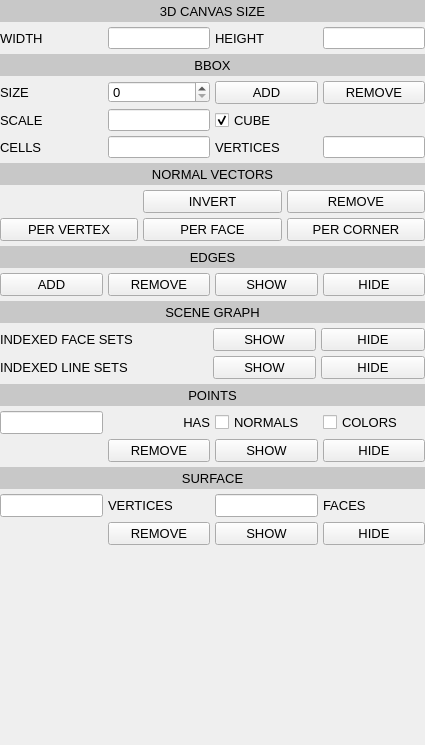
<?xml version="1.0" encoding="UTF-8"?>
<ui version="4.0">
  <class>GuiToolsWidget</class>
  <widget class="QWidget" name="GuiToolsWidget">

    <layout class="QVBoxLayout" name="toolsVBoxLayout">
      <property name="leftMargin">
	<number>0</number>
      </property>
      <property name="topMargin">
	<number>0</number>
      </property>
      <property name="rightMargin">
	<number>0</number>
      </property>
      <property name="bottomMargin">
	<number>0</number>
      </property>
      <property name="spacing">
	<number>5</number>
      </property>

      <!-- 3D CANVAS SIZE LABEL ############################################## -->

      <!-- row 0 -->

      <item> <!-- toolsVBoxLayout -->
	<widget class="QLabel" name="label3DCanvasSize">
	  <property name="sizePolicy">
	    <sizepolicy hsizetype="Expanding" vsizetype="Fixed">
	      <horstretch>1</horstretch>
	      <verstretch>0</verstretch>
	    </sizepolicy>
	  </property>
	  <property name="minimumSize">
	    <size>
	      <width>50</width>
	      <height>22</height>
	    </size>
	  </property>
	  <property name="maximumSize">
	    <size>
	      <width>10000</width>
	      <height>22</height>
	    </size>
	  </property>
	  <property name="alignment">
	    <set>Qt::AlignHCenter|Qt::AlignVCenter</set>
	  </property>
	  <property name="styleSheet">
	    <string notr="true">QLabel { background-color : rgb(200,200,200); color : black; }</string>
	  </property>
	  <property name="text">
	    <string>3D CANVAS SIZE</string>
	  </property>
	  <property name="font">
	    <font>
	      <pointsize>10</pointsize>
	    </font>
	  </property>
	</widget>
      </item>

      <!-- 3D CANVAS SIZE PANEL ############################################## -->

      <item> <!-- toolsVBoxLayout -->
	<widget class="QWidget" name="panel3DCanvasSize">
	  <property name="sizePolicy">
	    <sizepolicy hsizetype="Expanding" vsizetype="Fixed">
	      <horstretch>0</horstretch>
	      <verstretch>0</verstretch>
	    </sizepolicy>
	  </property>

	  <layout class="QVBoxLayout" name="panel3DCanvasSizeVBoxLayout">
	    <property name="leftMargin">
	      <number>0</number>
	    </property>
	    <property name="topMargin">
	      <number>0</number>
	    </property>
	    <property name="rightMargin">
	      <number>0</number>
	    </property>
	    <property name="bottomMargin">
	      <number>0</number>
	    </property>
	    <property name="spacing">
	      <number>0</number>
	    </property>

	    <item>
	      <layout class="QGridLayout" name="panel3DCanvasGridLayout">
		<property name="leftMargin">
		  <number>0</number>
		</property>
		<property name="topMargin">
		  <number>0</number>
		</property>
		<property name="rightMargin">
		  <number>0</number>
		</property>
		<property name="bottomMargin">
		  <number>0</number>
		</property>
		<property name="spacing">
		  <number>5</number>
		</property>

		<!-- row 1 -->

		<item row="0" column="0">
		  <widget class="QLabel" name="label3DCanvasWidth">
		    <property name="sizePolicy">
		      <sizepolicy hsizetype="Expanding" vsizetype="Fixed">
			<horstretch>1</horstretch>
			<verstretch>0</verstretch>
		      </sizepolicy>
		    </property>
		    <property name="minimumSize">
		      <size>
			<width>50</width>
			<height>22</height>
		      </size>
		    </property>
		    <property name="maximumSize">
		      <size>
			<width>10000</width>
			<height>22</height>
		      </size>
		    </property>
		    <property name="alignment">
		      <set>Qt::AlignLeft|Qt::AlignVCenter</set>
		    </property>
		    <property name="margin">
		      <number>5</number>
		    </property>
		    <property name="text">
		      <string>WIDTH</string>
		    </property>
		    <property name="font">
		      <font>
			<pointsize>10</pointsize>
		      </font>
		    </property>
		  </widget>
		</item>

		<item row="0" column="1">
		  <widget class="QLineEdit" name="edit3DCanvasWidth">
		    <property name="sizePolicy">
		      <sizepolicy hsizetype="Expanding" vsizetype="Fixed">
			<horstretch>1</horstretch>
			<verstretch>0</verstretch>
		      </sizepolicy>
		    </property>
		    <property name="minimumSize">
		      <size>
			<width>50</width>
			<height>22</height>
		      </size>
		    </property>
		    <property name="maximumSize">
		      <size>
			<width>10000</width>
			<height>22</height>
		      </size>
		    </property>
		    <property name="text">
		      <string/>
		    </property>
		    <property name="readOnly">
		      <bool>true</bool>
		    </property>
		    <property name="font">
		      <font>
			<pointsize>10</pointsize>
		      </font>
		    </property>
		  </widget>
		</item>

		<item row="0" column="2">
		  <widget class="QLabel" name="label3DCanvasHeight">
		    <property name="sizePolicy">
		      <sizepolicy hsizetype="Expanding" vsizetype="Fixed">
			<horstretch>1</horstretch>
			<verstretch>0</verstretch>
		      </sizepolicy>
		    </property>
		    <property name="minimumSize">
		      <size>
			<width>50</width>
			<height>22</height>
		      </size>
		    </property>
		    <property name="maximumSize">
		      <size>
			<width>10000</width>
			<height>22</height>
		      </size>
		    </property>
		    <property name="margin">
		      <number>5</number>
		    </property>
		    <property name="alignment">
		      <set>Qt::AlignLeft|Qt::AlignVCenter</set>
		    </property>
		    <property name="text">
		      <string>HEIGHT</string>
		    </property>
		    <property name="font">
		      <font>
			<pointsize>10</pointsize>
		      </font>
		    </property>
		  </widget>
		</item>

		<item row="0" column="3">
		  <widget class="QLineEdit" name="edit3DCanvasHeight">
		    <property name="sizePolicy">
		      <sizepolicy hsizetype="Expanding" vsizetype="Fixed">
			<horstretch>1</horstretch>
			<verstretch>0</verstretch>
		      </sizepolicy>
		    </property>
		    <property name="minimumSize">
		      <size>
			<width>50</width>
			<height>22</height>
		      </size>
		    </property>
		    <property name="maximumSize">
		      <size>
			<width>10000</width>
			<height>22</height>
		      </size>
		    </property>
		    <property name="text">
		      <string/>
		    </property>
		    <property name="readOnly">
		      <bool>true</bool>
		    </property>
		    <property name="font">
		      <font>
			<pointsize>10</pointsize>
		      </font>
		    </property>
		  </widget> <!-- "edit3DCanvasHeight" -->
		</item>

	      </layout>
	    </item>

	  </layout>
	</widget> <!-- "panel3DCanvas" -->
      </item>

      <!-- BBOX LABEL ######################################################## -->

      <!-- row 2 -->
		
      <item> <!-- toolsVBoxLayout -->
	<widget class="QLabel" name="labelBBox">
	  <property name="sizePolicy">
	    <sizepolicy hsizetype="Expanding" vsizetype="Fixed">
	      <horstretch>1</horstretch>
	      <verstretch>0</verstretch>
	    </sizepolicy>
	  </property>
	  <property name="minimumSize">
	    <size>
	      <width>50</width>
	      <height>22</height>
	    </size>
	  </property>
	  <property name="maximumSize">
	    <size>
	      <width>10000</width>
	      <height>22</height>
	    </size>
	  </property>
	  <property name="alignment">
	    <set>Qt::AlignHCenter|Qt::AlignVCenter</set>
	  </property>
	  <property name="styleSheet">
	    <string notr="true">QLabel { background-color : rgb(200,200,200); color : black; }</string>
	  </property>
	  <property name="text">
	    <string>BBOX</string>
	  </property>
	  <property name="font">
	    <font>
	      <pointsize>10</pointsize>
	    </font>
	  </property>
	</widget>
      </item>

      <!-- BBOX PANEL ######################################################## -->

      <item> <!-- toolsVBoxLayout -->
	<widget class="QWidget" name="panelBBox">
	  <property name="sizePolicy">
	    <sizepolicy hsizetype="Expanding" vsizetype="Fixed">
	      <horstretch>0</horstretch>
	      <verstretch>0</verstretch>
	    </sizepolicy>
	  </property>

	  <layout class="QVBoxLayout" name="panelBBoxVBoxLayout">
	    <property name="leftMargin">
	      <number>0</number>
	    </property>
	    <property name="topMargin">
	      <number>0</number>
	    </property>
	    <property name="rightMargin">
	      <number>0</number>
	    </property>
	    <property name="bottomMargin">
	      <number>0</number>
	    </property>
	    <property name="spacing">
	      <number>0</number>
	    </property>

	    <item>
	      <layout class="QGridLayout" name="panelBBoxGridLayout">
		<property name="leftMargin">
		  <number>0</number>
		</property>
		<property name="topMargin">
		  <number>0</number>
		</property>
		<property name="rightMargin">
		  <number>0</number>
		</property>
		<property name="bottomMargin">
		  <number>0</number>
		</property>
		<property name="spacing">
		  <number>5</number>
		</property>

		<!-- row 3 -->

		<item row="0" column="0">
		  <widget class="QLabel" name="labelBBoxSize">
		    <property name="sizePolicy">
		      <sizepolicy hsizetype="Expanding" vsizetype="Fixed">
			<horstretch>1</horstretch>
			<verstretch>0</verstretch>
		      </sizepolicy>
		    </property>
		    <property name="minimumSize">
		      <size>
			<width>50</width>
			<height>22</height>
		      </size>
		    </property>
		    <property name="maximumSize">
		      <size>
			<width>10000</width>
			<height>22</height>
		      </size>
		    </property>
		    <property name="margin">
		      <number>5</number>
		    </property>
		    <property name="alignment">
		      <set>Qt::AlignLeft|Qt::AlignVCenter</set>
		    </property>
		    <property name="text">
		      <string>SIZE</string>
		    </property>
		    <property name="font">
		      <font>
			<pointsize>10</pointsize>
		      </font>
		    </property>
		  </widget>
		</item>

		<item row="0" column="1">
		  <widget class="QSpinBox" name="spinBoxBBoxDepth">
		    <property name="sizePolicy">
		      <sizepolicy hsizetype="Expanding" vsizetype="Fixed">
			<horstretch>1</horstretch>
			<verstretch>0</verstretch>
		      </sizepolicy>
		    </property>
		    <property name="minimumSize">
		      <size>
			<width>50</width>
			<height>22</height>
		      </size>
		    </property>
		    <property name="maximumSize">
		      <size>
			<width>10000</width>
			<height>22</height>
		      </size>
		    </property>
		    <property name="minimum">
		      <number>0</number>
		    </property>
		    <property name="maximum">
		      <number>10</number>
		    </property>
		    <property name="value">
		      <number>0</number>
		    </property>
		    <property name="font">
		      <font>
			<pointsize>10</pointsize>
		      </font>
		    </property>
		  </widget>
		</item>

		<item row="0" column="2">
		  <widget class="QPushButton" name="pushButtonBBoxAdd">
		    <property name="sizePolicy">
		      <sizepolicy hsizetype="Expanding" vsizetype="Fixed">
			<horstretch>1</horstretch>
			<verstretch>0</verstretch>
		      </sizepolicy>
		    </property>	
		    <property name="text">
		      <string>ADD</string>
		    </property>
		    <property name="font">
		      <font>
			<pointsize>10</pointsize>
		      </font>
		    </property>
		  </widget>
		</item>

		<item row="0" column="3">
		  <widget class="QPushButton" name="pushButtonBBoxRemove">
		    <property name="sizePolicy">
		      <sizepolicy hsizetype="Expanding" vsizetype="Fixed">
			<horstretch>1</horstretch>
			<verstretch>0</verstretch>
		      </sizepolicy>
		    </property>
		    <property name="text">
		      <string>REMOVE</string>
		    </property>
		    <property name="font">
		      <font>
			<pointsize>10</pointsize>
		      </font>
		    </property>
		  </widget>
		</item>

		<!-- row 4 -->

		<item row="1" column="0">
		  <widget class="QLabel" name="labelBBoxScale">
		    <property name="sizePolicy">
		      <sizepolicy hsizetype="Expanding" vsizetype="Fixed">
			<horstretch>1</horstretch>
			<verstretch>0</verstretch>
		      </sizepolicy>
		    </property>
		    <property name="minimumSize">
		      <size>
			<width>50</width>
			<height>22</height>
		      </size>
		    </property>
		    <property name="maximumSize">
		      <size>
			<width>10000</width>
			<height>22</height>
		      </size>
		    </property>
		    <property name="margin">
		      <number>5</number>
		    </property>
		    <property name="alignment">
		      <set>Qt::AlignLeft|Qt::AlignVCenter</set>
		    </property>
		    <property name="text">
		      <string>SCALE</string>
		    </property>
		    <property name="font">
		      <font>
			<pointsize>10</pointsize>
		      </font>
		    </property>
		  </widget>
		</item>
		
		<item row="1" column="1">
		  <widget class="QLineEdit" name="editBBoxScale">
		    <property name="sizePolicy">
		      <sizepolicy hsizetype="Expanding" vsizetype="Fixed">
			<horstretch>1</horstretch>
			<verstretch>0</verstretch>
		      </sizepolicy>
		    </property>
		    <property name="minimumSize">
		      <size>
			<width>50</width>
			<height>22</height>
		      </size>
		    </property>
		    <property name="maximumSize">
		      <size>
			<width>10000</width>
			<height>22</height>
		      </size>
		    </property>
		    <property name="text">
		      <string/>
		    </property>
		    <property name="readOnly">
		      <bool>false</bool>
		    </property>
		    <property name="font">
		      <font>
			<pointsize>10</pointsize>
		      </font>
		    </property>
		  </widget>
		</item>

		<item row="1" column="2">
		  <widget class="QCheckBox" name="checkBoxBBoxCube">
		    <property name="sizePolicy">
		      <sizepolicy hsizetype="Expanding" vsizetype="Fixed">
			<horstretch>1</horstretch>
			<verstretch>0</verstretch>
		      </sizepolicy>
		    </property>
		    <property name="minimumSize">
		      <size>
			<width>50</width>
			<height>22</height>
		      </size>
		    </property>
		    <property name="maximumSize">
		      <size>
			<width>10000</width>
			<height>22</height>
		      </size>
		    </property>
		    <property name="checked">
		      <bool>true</bool>
		    </property>
		    <property name="text">
		      <string>CUBE</string>
		    </property>
		    <property name="font">
		      <font>
			<pointsize>10</pointsize>
		      </font>
		    </property>
		  </widget>
		</item>

		<!-- row 5 -->

		<item row="2" column="0">
		  <widget class="QLabel" name="labelGridCells">
		    <property name="sizePolicy">
		      <sizepolicy hsizetype="Expanding" vsizetype="Fixed">
			<horstretch>1</horstretch>
			<verstretch>0</verstretch>
		      </sizepolicy>
		    </property>
		    <property name="minimumSize">
		      <size>
			<width>50</width>
			<height>22</height>
		      </size>
		    </property>
		    <property name="maximumSize">
		      <size>
			<width>10000</width>
			<height>22</height>
		      </size>
		    </property>
		    <property name="alignment">
		      <set>Qt::AlignLeft|Qt::AlignVCenter</set>
		    </property>
		    <property name="margin">
		      <number>5</number>
		    </property>
		    <property name="text">
		      <string>CELLS</string>
		    </property>
		    <property name="font">
		      <font>
			<pointsize>10</pointsize>
		      </font>
		    </property>
		  </widget>
		</item>

		<item row="2" column="1">
		  <widget class="QLineEdit" name="editGridCells">
		    <property name="sizePolicy">
		      <sizepolicy hsizetype="Expanding" vsizetype="Fixed">
			<horstretch>1</horstretch>
			<verstretch>0</verstretch>
		      </sizepolicy>
		    </property>
		    <property name="minimumSize">
		      <size>
			<width>50</width>
			<height>22</height>
		      </size>
		    </property>
		    <property name="maximumSize">
		      <size>
			<width>10000</width>
			<height>22</height>
		      </size>
		    </property>
		    <property name="text">
		      <string/>
		    </property>
		    <property name="readOnly">
		      <bool>true</bool>
		    </property>
		    <property name="font">
		      <font>
			<pointsize>10</pointsize>
		      </font>
		    </property>
		  </widget>
		</item>

		<item row="2" column="2">
		  <widget class="QLabel" name="labelGridVertices">
		    <property name="sizePolicy">
		      <sizepolicy hsizetype="Expanding" vsizetype="Fixed">
			<horstretch>1</horstretch>
			<verstretch>0</verstretch>
		      </sizepolicy>
		    </property>
		    <property name="minimumSize">
		      <size>
			<width>50</width>
			<height>22</height>
		      </size>
		    </property>
		    <property name="maximumSize">
		      <size>
			<width>10000</width>
			<height>22</height>
		      </size>
		    </property>
		    <property name="margin">
		      <number>5</number>
		    </property>
		    <property name="alignment">
		      <set>Qt::AlignLeft|Qt::AlignVCenter</set>
		    </property>
		    <property name="text">
		      <string>VERTICES</string>
		    </property>
		    <property name="font">
		      <font>
			<pointsize>10</pointsize>
		      </font>
		    </property>
		  </widget>
		</item>

		<item row="2" column="3">
		  <widget class="QLineEdit" name="editGridVertices">
		    <property name="sizePolicy">
		      <sizepolicy hsizetype="Expanding" vsizetype="Fixed">
			<horstretch>1</horstretch>
			<verstretch>0</verstretch>
		      </sizepolicy>
		    </property>
		    <property name="minimumSize">
		      <size>
			<width>50</width>
			<height>22</height>
		      </size>
		    </property>
		    <property name="maximumSize">
		      <size>
			<width>10000</width>
			<height>22</height>
		      </size>
		    </property>
		    <property name="text">
		      <string/>
		    </property>
		    <property name="readOnly">
		      <bool>true</bool>
		    </property>
		    <property name="font">
		      <font>
			<pointsize>10</pointsize>
		      </font>
		    </property>
		  </widget>
		</item>

	      </layout>
	    </item>
	  </layout>
	</widget>
      </item>

      <!-- NORMAL VECTORS LABEL ############################################## -->

      <!-- row 6 -->

      <item>
	<widget class="QLabel" name="labelNormalVectors">
	  <property name="sizePolicy">
	    <sizepolicy hsizetype="Expanding" vsizetype="Fixed">
	      <horstretch>1</horstretch>
	      <verstretch>0</verstretch>
	    </sizepolicy>
	  </property>
	  <property name="minimumSize">
	    <size>
	      <width>50</width>
	      <height>22</height>
	    </size>
	  </property>
	  <property name="maximumSize">
	    <size>
	      <width>10000</width>
	      <height>22</height>
	    </size>
	  </property>
	  <property name="alignment">
	    <set>Qt::AlignHCenter|Qt::AlignVCenter</set>
	  </property>
	  <property name="styleSheet">
	    <string notr="true">QLabel { background-color : rgb(200,200,200); color : black; }</string>
	  </property>
	  <property name="text">
	    <string>NORMAL VECTORS</string>
	  </property>
	  <property name="font">
	    <font>
	      <pointsize>10</pointsize>
	    </font>
	  </property>
	</widget>
      </item>

      <!-- NORMAL VECTORS PANEL ############################################## -->

      <item> <!-- toolsVBoxLayout -->
	<widget class="QWidget" name="panelNormalVectors">
	  <property name="sizePolicy">
	    <sizepolicy hsizetype="Expanding" vsizetype="Fixed">
	      <horstretch>0</horstretch>
	      <verstretch>0</verstretch>
	    </sizepolicy>
	  </property>

	  <layout class="QVBoxLayout" name="panelNormalVectorsVBoxLayout">
	    <property name="leftMargin">
	      <number>0</number>
	    </property>
	    <property name="topMargin">
	      <number>0</number>
	    </property>
	    <property name="rightMargin">
	      <number>0</number>
	    </property>
	    <property name="bottomMargin">
	      <number>0</number>
	    </property>
	    <property name="spacing">
	      <number>0</number>
	    </property>

	    <item>
	      <layout class="QGridLayout" name="panelNormalVectorsGridLayout">
		<property name="leftMargin">
		  <number>0</number>
		</property>
		<property name="topMargin">
		  <number>0</number>
		</property>
		<property name="rightMargin">
		  <number>0</number>
		</property>
		<property name="bottomMargin">
		  <number>0</number>
		</property>
		<property name="spacing">
		  <number>5</number>
		</property>


		<!-- row 7 -->

		<item row="0" column="2">
		  <widget class="QPushButton"
			  name="pushButtonSceneGraphNormalInvert">
		    <property name="sizePolicy">
		      <sizepolicy hsizetype="Expanding" vsizetype="Fixed">
			<horstretch>1</horstretch>
			<verstretch>0</verstretch>
		      </sizepolicy>
		    </property>
		    <property name="text">
		      <string>INVERT</string>
		    </property>
		    <property name="font">
		      <font>
			<pointsize>10</pointsize>
		      </font>
		    </property>
		  </widget>
		</item>

		<item row="0" column="3">
		  <widget class="QPushButton"
			  name="pushButtonSceneGraphNormalNone">
		    <property name="sizePolicy">
		      <sizepolicy hsizetype="Expanding" vsizetype="Fixed">
			<horstretch>1</horstretch>
			<verstretch>0</verstretch>
		      </sizepolicy>
		    </property>
		    <property name="text">
		      <string>REMOVE</string>
		    </property>
		    <property name="font">
		      <font>
			<pointsize>10</pointsize>
		      </font>
		    </property>
		  </widget>
		</item>

		<!-- row 8 -->

		<item row="1" column="1">
		  <widget class="QPushButton"
			  name="pushButtonSceneGraphNormalPerVertex">
		    <property name="sizePolicy">
		      <sizepolicy hsizetype="Expanding" vsizetype="Fixed">
			<horstretch>1</horstretch>
			<verstretch>0</verstretch>
		      </sizepolicy>
		    </property>
		    <property name="text">
		      <string>PER VERTEX</string>
		    </property>
		    <property name="font">
		      <font>
			<pointsize>10</pointsize>
		      </font>
		    </property>
		  </widget>
		</item>

		<item row="1" column="2">
		  <widget class="QPushButton"
			  name="pushButtonSceneGraphNormalPerFace">
		    <property name="sizePolicy">
		      <sizepolicy hsizetype="Expanding" vsizetype="Fixed">
			<horstretch>1</horstretch>
			<verstretch>0</verstretch>
		      </sizepolicy>
		    </property>
		    <property name="text">
		      <string>PER FACE</string>
		    </property>
		    <property name="font">
		      <font>
			<pointsize>10</pointsize>
		      </font>
		    </property>
		  </widget>
		</item>

		<item row="1" column="3">
		  <widget class="QPushButton"
			  name="pushButtonSceneGraphNormalPerCorner">
		    <property name="sizePolicy">
		      <sizepolicy hsizetype="Expanding" vsizetype="Fixed">
			<horstretch>1</horstretch>
			<verstretch>0</verstretch>
		      </sizepolicy>
		    </property>
		    <property name="text">
		      <string>PER CORNER</string>
		    </property>
		    <property name="font">
		      <font>
			<pointsize>10</pointsize>
		      </font>
		    </property>
		  </widget>
		</item>

	      </layout>
	    </item>
	  </layout>
	</widget>
      </item>

      <!-- EDGES LABEL ####################################################### -->

      <!-- row 9 -->

      <item>
	<widget class="QLabel" name="labelEdges">
	  <property name="sizePolicy">
	    <sizepolicy hsizetype="Expanding" vsizetype="Fixed">
	      <horstretch>1</horstretch>
	      <verstretch>0</verstretch>
	    </sizepolicy>
	  </property>
	  <property name="minimumSize">
	    <size>
	      <width>50</width>
	      <height>22</height>
	    </size>
	  </property>
	  <property name="maximumSize">
	    <size>
	      <width>10000</width>
	      <height>22</height>
	    </size>
	  </property>
	  <property name="alignment">
	    <set>Qt::AlignHCenter|Qt::AlignVCenter</set>
	  </property>
	  <property name="styleSheet">
	    <string notr="true">QLabel { background-color : rgb(200,200,200); color : black; }</string>
	  </property>
	  <property name="text">
	    <string>EDGES</string>
	  </property>
	  <property name="font">
	    <font>
	      <pointsize>10</pointsize>
	    </font>
	  </property>
	</widget>
      </item>

      <!-- EDGES PANEL ####################################################### -->

      <item> <!-- toolsVBoxLayout -->
	<widget class="QWidget" name="panelEdges">
	  <property name="sizePolicy">
	    <sizepolicy hsizetype="Expanding" vsizetype="Fixed">
	      <horstretch>0</horstretch>
	      <verstretch>0</verstretch>
	    </sizepolicy>
	  </property>

	  <layout class="QVBoxLayout" name="panelEdgesVBoxLayout">
	    <property name="leftMargin">
	      <number>0</number>
	    </property>
	    <property name="topMargin">
	      <number>0</number>
	    </property>
	    <property name="rightMargin">
	      <number>0</number>
	    </property>
	    <property name="bottomMargin">
	      <number>0</number>
	    </property>
	    <property name="spacing">
	      <number>0</number>
	    </property>

	    <item>
	      <layout class="QGridLayout" name="panelEdgesGridLayout">
		<property name="leftMargin">
		  <number>0</number>
		</property>
		<property name="topMargin">
		  <number>0</number>
		</property>
		<property name="rightMargin">
		  <number>0</number>
		</property>
		<property name="bottomMargin">
		  <number>0</number>
		</property>
		<property name="spacing">
		  <number>5</number>
		</property>

		<!-- row 10 -->

		<item row="0" column="0">
		  <widget class="QPushButton" name="pushButtonSceneGraphEdgesAdd">
		    <property name="sizePolicy">
		      <sizepolicy hsizetype="Expanding" vsizetype="Fixed">
			<horstretch>1</horstretch>
			<verstretch>0</verstretch>
		      </sizepolicy>
		    </property>
		    <property name="text">
		      <string>ADD</string>
		    </property>
		    <property name="font">
		      <font>
			<pointsize>10</pointsize>
		      </font>
		    </property>
		  </widget>
		</item>

		<item row="0" column="1">
		  <widget class="QPushButton" name="pushButtonSceneGraphEdgesRemove">
		    <property name="sizePolicy">
		      <sizepolicy hsizetype="Expanding" vsizetype="Fixed">
			<horstretch>1</horstretch>
			<verstretch>0</verstretch>
		      </sizepolicy>
		    </property>
		    <property name="text">
		      <string>REMOVE</string>
		    </property>
		    <property name="font">
		      <font>
			<pointsize>10</pointsize>
		      </font>
		    </property>
		  </widget>
		</item>

		<item row="0" column="2">
		  <widget class="QPushButton" name="pushButtonSceneGraphEdgesShow">
		    <property name="sizePolicy">
		      <sizepolicy hsizetype="Expanding" vsizetype="Fixed">
			<horstretch>1</horstretch>
			<verstretch>0</verstretch>
		      </sizepolicy>
		    </property>
		    <property name="text">
		      <string>SHOW</string>
		    </property>
		    <property name="font">
		      <font>
			<pointsize>10</pointsize>
		      </font>
		    </property>
		  </widget>
		</item>

		<item row="0" column="3">
		  <widget class="QPushButton" name="pushButtonSceneGraphEdgesHide">
		    <property name="sizePolicy">
		      <sizepolicy hsizetype="Expanding" vsizetype="Fixed">
			<horstretch>1</horstretch>
			<verstretch>0</verstretch>
		      </sizepolicy>
		    </property>
		    <property name="text">
		      <string>HIDE</string>
		    </property>
		    <property name="font">
		      <font>
			<pointsize>10</pointsize>
		      </font>
		    </property>
		  </widget>
		</item>

	      </layout>
	    </item>
	  </layout>
	</widget>
      </item>

      <!-- SCENE GRAPH LABEL ################################################# -->

      <!-- row 11 -->

      <item>
	<widget class="QLabel" name="labelSceneGraph">
	  <property name="sizePolicy">
	    <sizepolicy hsizetype="Expanding" vsizetype="Fixed">
	      <horstretch>1</horstretch>
	      <verstretch>0</verstretch>
	    </sizepolicy>
	  </property>
	  <property name="minimumSize">
	    <size>
	      <width>50</width>
	      <height>22</height>
	    </size>
	  </property>
	  <property name="maximumSize">
	    <size>
	      <width>10000</width>
	      <height>22</height>
	    </size>
	  </property>
	  <property name="alignment">
	    <set>Qt::AlignHCenter|Qt::AlignVCenter</set>
	  </property>
	  <property name="styleSheet">
	    <string notr="true">QLabel { background-color : rgb(200,200,200); color : black; }</string>
	  </property>
	  <property name="text">
	    <string>SCENE GRAPH</string>
	  </property>
	  <property name="font">
	    <font>
	      <pointsize>10</pointsize>
	    </font>
	  </property>
	</widget>
      </item>

      <!-- SCENE GRAPH PANEL ################################################# -->

      <item> <!-- toolsVBoxLayout -->
	<widget class="QWidget" name="panelSceneGraph">
	  <property name="sizePolicy">
	    <sizepolicy hsizetype="Expanding" vsizetype="Fixed">
	      <horstretch>1</horstretch>
	      <verstretch>0</verstretch>
	    </sizepolicy>
	  </property>

	  <layout class="QVBoxLayout" name="panelSceneGraphVBoxLayout">
	    <property name="leftMargin">
	      <number>0</number>
	    </property>
	    <property name="topMargin">
	      <number>0</number>
	    </property>
	    <property name="rightMargin">
	      <number>0</number>
	    </property>
	    <property name="bottomMargin">
	      <number>0</number>
	    </property>
	    <property name="spacing">
	      <number>0</number>
	    </property>

	    <item>
	      <layout class="QGridLayout" name="panelSceneGraphGridLayout">
		<property name="leftMargin">
		  <number>0</number>
		</property>
		<property name="topMargin">
		  <number>0</number>
		</property>
		<property name="rightMargin">
		  <number>0</number>
		</property>
		<property name="bottomMargin">
		  <number>0</number>
		</property>
		<property name="spacing">
		  <number>5</number>
		</property>

		<!-- row 12 -->

		<item row="0" column="1">
		  <widget class="QLabel" name="labelSceneIndexedFaceSets">
		    <property name="sizePolicy">
		      <sizepolicy hsizetype="Expanding" vsizetype="Fixed">
			<horstretch>2</horstretch>
			<verstretch>0</verstretch>
		      </sizepolicy>
		    </property>
		    <property name="margin">
		      <number>5</number>
		    </property>
		    <property name="alignment">
		      <set>Qt::AlignLeft|Qt::AlignVCenter</set>
		    </property>
		    <property name="text">
		      <string>INDEXED FACE SETS</string>
		    </property>
		    <property name="font">
		      <font>
			<pointsize>10</pointsize>
		      </font>
		    </property>
		  </widget>
		</item>

		<item row="0" column="2">
		  <widget class="QPushButton"
			  name="pushButtonSceneGraphIndexedFaceSetsShow">
		    <property name="sizePolicy">
		      <sizepolicy hsizetype="Expanding" vsizetype="Fixed">
			<horstretch>1</horstretch>
			<verstretch>0</verstretch>
		      </sizepolicy>
		    </property>
		    <property name="text">
		      <string>SHOW</string>
		    </property>
		    <property name="font">
		      <font>
			<pointsize>10</pointsize>
		      </font>
		    </property>
		  </widget>
		</item>

		<item row="0" column="3">
		  <widget class="QPushButton"
			  name="pushButtonSceneGraphIndexedFaceSetsHide">
		    <property name="sizePolicy">
		      <sizepolicy hsizetype="Expanding" vsizetype="Fixed">
			<horstretch>1</horstretch>
			<verstretch>0</verstretch>
		      </sizepolicy>
		    </property>
		    <property name="text">
		      <string>HIDE</string>
		    </property>
		    <property name="font">
		      <font>
			<pointsize>10</pointsize>
		      </font>
		    </property>
		  </widget>
		</item>

		<!-- row 13 -->

		<item row="1" column="1">
		  <widget class="QLabel" name="labelSceneIndexedLineSets">
		    <property name="sizePolicy">
		      <sizepolicy hsizetype="Expanding" vsizetype="Fixed">
			<horstretch>2</horstretch>
			<verstretch>0</verstretch>
		      </sizepolicy>
		    </property>
		    <property name="margin">
		      <number>5</number>
		    </property>
		    <property name="alignment">
		      <set>Qt::AlignLeft|Qt::AlignVCenter</set>
		    </property>
		    <property name="text">
		      <string>INDEXED LINE SETS</string>
		    </property>
		    <property name="font">
		      <font>
			<pointsize>10</pointsize>
		      </font>
		    </property>
		  </widget>
		</item>

		<item row="1" column="2">
		  <widget class="QPushButton"
			  name="pushButtonSceneGraphIndexedLineSetsShow">
		    <property name="sizePolicy">
		      <sizepolicy hsizetype="Expanding" vsizetype="Fixed">
			<horstretch>1</horstretch>
			<verstretch>0</verstretch>
		      </sizepolicy>
		    </property>
		    <property name="text">
		      <string>SHOW</string>
		    </property>
		    <property name="font">
		      <font>
			<pointsize>10</pointsize>
		      </font>
		    </property>
		  </widget>
		</item>

		<item row="1" column="3">
		  <widget class="QPushButton"
			  name="pushButtonSceneGraphIndexedLineSetsHide">
		    <property name="sizePolicy">
		      <sizepolicy hsizetype="Expanding" vsizetype="Fixed">
			<horstretch>1</horstretch>
			<verstretch>0</verstretch>
		      </sizepolicy>
		    </property>
		    <property name="text">
		      <string>HIDE</string>
		    </property>
		    <property name="font">
		      <font>
			<pointsize>10</pointsize>
		      </font>
		    </property>
		  </widget>
		</item>

	      </layout>
	    </item>
	  </layout>
	</widget>
      </item>

      <!-- POINTS LABEL ###################################################### -->

      <!-- row 14 -->

      <item>
	<widget class="QLabel" name="labelPoints">
	  <property name="sizePolicy">
	    <sizepolicy hsizetype="Expanding" vsizetype="Fixed">
	      <horstretch>1</horstretch>
	      <verstretch>0</verstretch>
	    </sizepolicy>
	  </property>
	  <property name="minimumSize">
	    <size>
	      <width>50</width>
	      <height>22</height>
	    </size>
	  </property>
	  <property name="maximumSize">
	    <size>
	      <width>10000</width>
	      <height>22</height>
	    </size>
	  </property>
	  <property name="alignment">
	    <set>Qt::AlignHCenter|Qt::AlignVCenter</set>
	  </property>
	  <property name="styleSheet">
	    <string notr="true">QLabel { background-color : rgb(200,200,200); color : black; }</string>
	  </property>
	  <property name="text">
	    <string>POINTS</string>
	  </property>
	  <property name="font">
	    <font>
	      <pointsize>10</pointsize>
	    </font>
	  </property>
	</widget>
      </item>

      <!-- POINTS PANEL ###################################################### -->

      <item> <!-- toolsVBoxLayout -->
	<widget class="QWidget" name="panelPoints">
	  <property name="sizePolicy">
	    <sizepolicy hsizetype="Expanding" vsizetype="Fixed">
	      <horstretch>0</horstretch>
	      <verstretch>0</verstretch>
	    </sizepolicy>
	  </property>

	  <layout class="QVBoxLayout" name="panelPointsVBoxLayout">
	    <property name="leftMargin">
	      <number>0</number>
	    </property>
	    <property name="topMargin">
	      <number>0</number>
	    </property>
	    <property name="rightMargin">
	      <number>0</number>
	    </property>
	    <property name="bottomMargin">
	      <number>0</number>
	    </property>
	    <property name="spacing">
	      <number>0</number>
	    </property>

	    <item>
	      <layout class="QGridLayout" name="panelPointsGridLayout">
		<property name="leftMargin">
		  <number>0</number>
		</property>
		<property name="topMargin">
		  <number>0</number>
		</property>
		<property name="rightMargin">
		  <number>0</number>
		</property>
		<property name="bottomMargin">
		  <number>0</number>
		</property>
		<property name="spacing">
		  <number>5</number>
		</property>

		<!-- row 15 -->

		<item row="0" column="0">
		  <widget class="QLineEdit" name="editPointsNumber">
		    <property name="sizePolicy">
		      <sizepolicy hsizetype="Expanding" vsizetype="Fixed">
			<horstretch>1</horstretch>
			<verstretch>0</verstretch>
		      </sizepolicy>
		    </property>
		    <property name="text">
		      <string/>
		    </property>
		    <property name="readOnly">
		      <bool>true</bool>
		    </property>
		    <property name="font">
		      <font>
			<pointsize>10</pointsize>
		      </font>
		    </property>
		  </widget>
		</item>

		<item row="0" column="1">
		  <widget class="QLabel" name="labelPointsHas">
		    <property name="sizePolicy">
		      <sizepolicy hsizetype="Expanding" vsizetype="Fixed">
			<horstretch>1</horstretch>
			<verstretch>0</verstretch>
		      </sizepolicy>
		    </property>
		    <property name="margin">
		      <number>5</number>
		    </property>
		    <property name="alignment">
		      <set>Qt::AlignRight|Qt::AlignVCenter</set>
		    </property>
		    <property name="text">
		      <string>HAS</string>
		    </property>
		    <property name="font">
		      <font>
			<pointsize>10</pointsize>
		      </font>
		    </property>
		  </widget>
		</item>

		<item row="0" column="2">
		  <widget class="QCheckBox" name="checkBoxPointsHasNormals">
		    <property name="sizePolicy">
		      <sizepolicy hsizetype="Expanding" vsizetype="Fixed">
			<horstretch>1</horstretch>
			<verstretch>0</verstretch>
		      </sizepolicy>
		    </property>
		    <property name="text">
		      <string>NORMALS</string>
		    </property>
		    <property name="checkable">
		      <bool>false</bool>
		    </property>
		    <property name="font">
		      <font>
			<pointsize>10</pointsize>
		      </font>
		    </property>
		  </widget>
		</item>

		<item row="0" column="3">
		  <widget class="QCheckBox" name="checkBoxPointsHasColors">
		    <property name="sizePolicy">
		      <sizepolicy hsizetype="Expanding" vsizetype="Fixed">
			<horstretch>1</horstretch>
			<verstretch>0</verstretch>
		      </sizepolicy>
		    </property>
		    <property name="text">
		      <string>COLORS</string>
		    </property>
		    <property name="checkable">
		      <bool>false</bool>
		    </property>
		    <property name="font">
		      <font>
			<pointsize>10</pointsize>
		      </font>
		    </property>
		  </widget>
		</item>

		<!-- row 16 -->

		<item row="1" column="1">
		  <widget class="QPushButton" name="pushButtonPointsRemove">
		    <property name="sizePolicy">
		      <sizepolicy hsizetype="Expanding" vsizetype="Fixed">
			<horstretch>1</horstretch>
			<verstretch>0</verstretch>
		      </sizepolicy>
		    </property>
		    <property name="text">
		      <string>REMOVE</string>
		    </property>
		    <property name="font">
		      <font>
			<pointsize>10</pointsize>
		      </font>
		    </property>
		  </widget>
		</item>

		<item row="1" column="2">
		  <widget class="QPushButton" name="pushButtonPointsShow">
		    <property name="sizePolicy">
		      <sizepolicy hsizetype="Expanding" vsizetype="Fixed">
			<horstretch>1</horstretch>
			<verstretch>0</verstretch>
		      </sizepolicy>
		    </property>
		    <property name="text">
		      <string>SHOW</string>
		    </property>
		    <property name="font">
		      <font>
			<pointsize>10</pointsize>
		      </font>
		    </property>
		  </widget>
		</item>

		<item row="1" column="3">
		  <widget class="QPushButton" name="pushButtonPointsHide">
		    <property name="sizePolicy">
		      <sizepolicy hsizetype="Expanding" vsizetype="Fixed">
			<horstretch>1</horstretch>
			<verstretch>0</verstretch>
		      </sizepolicy>
		    </property>
		    <property name="text">
		      <string>HIDE</string>
		    </property>
		    <property name="font">
		      <font>
			<pointsize>10</pointsize>
		      </font>
		    </property>
		  </widget>
		</item>

	      </layout>
	    </item>
	  </layout>
	</widget>
      </item>

      <!-- SURFACE LABEL ##################################################### -->

      <!-- row 17 -->

      <item>
	<widget class="QLabel" name="labelSurface">
	  <property name="sizePolicy">
	    <sizepolicy hsizetype="Expanding" vsizetype="Fixed">
	      <horstretch>1</horstretch>
	      <verstretch>0</verstretch>
	    </sizepolicy>
	  </property>
	  <property name="minimumSize">
	    <size>
	      <width>50</width>
	      <height>22</height>
	    </size>
	  </property>
	  <property name="maximumSize">
	    <size>
	      <width>10000</width>
	      <height>22</height>
	    </size>
	  </property>
	  <property name="alignment">
	    <set>Qt::AlignHCenter|Qt::AlignVCenter</set>
	  </property>
	  <property name="styleSheet">
	    <string notr="true">QLabel { background-color : rgb(200,200,200); color : black; }</string>
	  </property>
	  <property name="text">
	    <string>SURFACE</string>
	  </property>
	  <property name="font">
	    <font>
	      <pointsize>10</pointsize>
	    </font>
	  </property>
	</widget>
      </item>

      <!-- SURFACE PANEL ##################################################### -->

      <item> <!-- toolsVBoxLayout -->
	<widget class="QWidget" name="panelSurface">
	  <property name="sizePolicy">
	    <sizepolicy hsizetype="Expanding" vsizetype="Fixed">
	      <horstretch>1</horstretch>
	      <verstretch>0</verstretch>
	    </sizepolicy>
	  </property>

	  <layout class="QVBoxLayout" name="panelSurfaceVBoxLayout">
	    <property name="leftMargin">
	      <number>0</number>
	    </property>
	    <property name="topMargin">
	      <number>0</number>
	    </property>
	    <property name="rightMargin">
	      <number>0</number>
	    </property>
	    <property name="bottomMargin">
	      <number>0</number>
	    </property>
	    <property name="spacing">
	      <number>0</number>
	    </property>

	    <item>
	      <layout class="QGridLayout" name="panelSurfaceGridLayout">
		<property name="leftMargin">
		  <number>0</number>
		</property>
		<property name="topMargin">
		  <number>0</number>
		</property>
		<property name="rightMargin">
		  <number>0</number>
		</property>
		<property name="bottomMargin">
		  <number>0</number>
		</property>
		<property name="spacing">
		  <number>5</number>
		</property>

		<!-- row 18 -->

		<item row="0" column="1">
		  <widget class="QLabel" name="labelSurfaceVertices">
		    <property name="sizePolicy">
		      <sizepolicy hsizetype="Expanding" vsizetype="Fixed">
			<horstretch>1</horstretch>
			<verstretch>0</verstretch>
		      </sizepolicy>
		    </property>
		    <property name="margin">
		      <number>5</number>
		    </property>
		    <property name="alignment">
		      <set>Qt::AlignLeft|Qt::AlignVCenter</set>
		    </property>
		    <property name="text">
		      <string>VERTICES</string>
		    </property>
		    <property name="font">
		      <font>
			<pointsize>10</pointsize>
		      </font>
		    </property>
		  </widget>
		</item>

		<item row="0" column="0">
		  <widget class="QLineEdit" name="editSurfaceVertices">
		    <property name="sizePolicy">
		      <sizepolicy hsizetype="Expanding" vsizetype="Fixed">
			<horstretch>1</horstretch>
			<verstretch>0</verstretch>
		      </sizepolicy>
		    </property>
		    <property name="text">
		      <string/>
		    </property>
		    <property name="readOnly">
		      <bool>true</bool>
		    </property>
		    <property name="font">
		      <font>
			<pointsize>10</pointsize>
		      </font>
		    </property>
		  </widget>
		</item>

		<item row="0" column="3">
		  <widget class="QLabel" name="labelSurfaceFaces">
		    <property name="sizePolicy">
		      <sizepolicy hsizetype="Expanding" vsizetype="Fixed">
			<horstretch>1</horstretch>
			<verstretch>0</verstretch>
		      </sizepolicy>
		    </property>
		    <property name="margin">
		      <number>5</number>
		    </property>
		    <property name="alignment">
		      <set>Qt::AlignLeft|Qt::AlignVCenter</set>
		    </property>
		    <property name="text">
		      <string>FACES</string>
		    </property>
		    <property name="font">
		      <font>
			<pointsize>10</pointsize>
		      </font>
		    </property>
		  </widget>
		</item>

		<item row="0" column="2">
		  <widget class="QLineEdit" name="editSurfaceFaces">
		    <property name="sizePolicy">
		      <sizepolicy hsizetype="Expanding" vsizetype="Fixed">
			<horstretch>1</horstretch>
			<verstretch>0</verstretch>
		      </sizepolicy>
		    </property>
		    <property name="text">
		      <string/>
		    </property>
		    <property name="readOnly">
		      <bool>true</bool>
		    </property>
		    <property name="font">
		      <font>
			<pointsize>10</pointsize>
		      </font>
		    </property>
		  </widget>
		</item>

		<!-- row 19 -->

		<item row="1" column="1">
		  <widget class="QPushButton" name="pushButtonSurfaceRemove">
		    <property name="sizePolicy">
		      <sizepolicy hsizetype="Expanding" vsizetype="Fixed">
			<horstretch>1</horstretch>
			<verstretch>0</verstretch>
		      </sizepolicy>
		    </property>
		    <property name="text">
		      <string>REMOVE</string>
		    </property>
		    <property name="font">
		      <font>
			<pointsize>10</pointsize>
		      </font>
		    </property>
		  </widget>
		</item>

		<item row="1" column="2">
		  <widget class="QPushButton" name="pushButtonSurfaceShow">
		    <property name="sizePolicy">
		      <sizepolicy hsizetype="Expanding" vsizetype="Fixed">
			<horstretch>1</horstretch>
			<verstretch>0</verstretch>
		      </sizepolicy>
		    </property>
		    <property name="text">
		      <string>SHOW</string>
		    </property>
		    <property name="font">
		      <font>
			<pointsize>10</pointsize>
		      </font>
		    </property>
		  </widget>
		</item>

		<item row="1" column="3">
		  <widget class="QPushButton" name="pushButtonSurfaceHide">
		    <property name="sizePolicy">
		      <sizepolicy hsizetype="Expanding" vsizetype="Fixed">
			<horstretch>1</horstretch>
			<verstretch>0</verstretch>
		      </sizepolicy>
		    </property>
		    <property name="text">
		      <string>HIDE</string>
		    </property>
		    <property name="font">
		      <font>
			<pointsize>10</pointsize>
		      </font>
		    </property>
		  </widget>
		</item>

	      </layout>
	    </item>
	  </layout>
	</widget>
      </item>

      <!-- ################################################################### -->

      <item>
	<spacer name="toolsVerticalSpacer">
	  <property name="orientation">
	    <enum>Qt::Vertical</enum>
	  </property>
	  <property name="sizeHint" stdset="0">
	    <size>
	      <width>200</width>
	      <height>200</height>
	    </size>
	  </property>
	</spacer>
      </item>

    </layout> <!-- "toolsVBoxLayout" -->

  </widget> <!-- "toolsWidget" -->

  <resources/>
  <connections/>
</ui>
